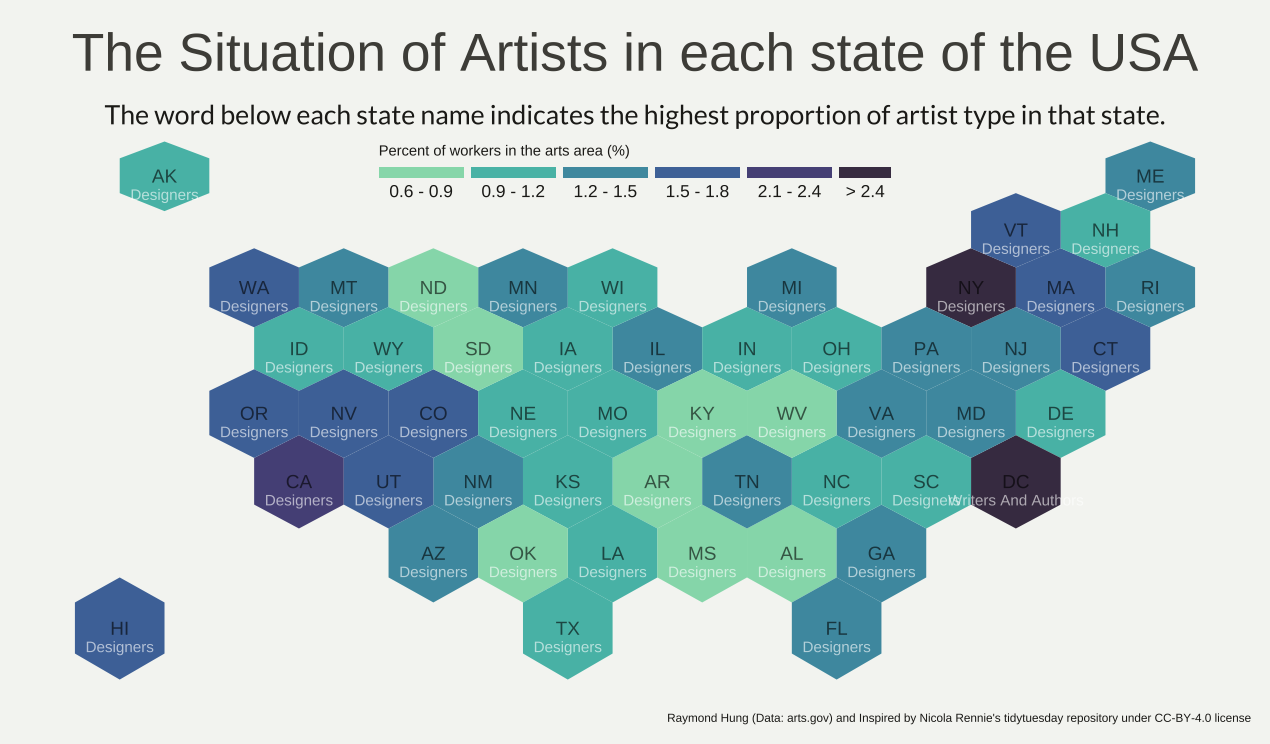

The script that drew this image:

# Library -----------------------------------------------------------------


library(tidyverse)
library(here)
library(sjmisc)
library(sjlabelled)
library(sjPlot)
library(rio)
library(magrittr)
library(naniar)
library(sp)
library(spdplyr)
library(geojsonsf)
library(geojsonio)
library(showtext)
library(sf)
library(usefun)
library(rcartocolor)
library(RColorBrewer)
library(rgdal)
library(broom)
library(rgeos)
library(stringr)
library(viridis)



# Font --------------------------------------------------------------------


font_add_google("Cabin Sketch", "cabin")
font_add_google("Lato", "lato")
showtext_auto()


# Data --------------------------------------------------------------------

# tuesdata <- tidytuesdayR::tt_load('2022-09-27')
# artists <- tuesdata$artists
# export(artists, here("2022-09-27/2022.09.27.Rds"))

artists <- import(here("2022-09-27/2022.09.27.Rds"))

# Wrangle -----------------------------------------------------------------

## Compute: 
### Total workers of each state
### Total artists of each state
### Total numbers of each type artist in each state

artists.short <- artists |> 
    select(-location_quotient, -race, -artists_share) |> 
    group_by(state, type) |> 
    summarise(across(everything(), ~ sum(.x, na.rm = TRUE))) |> 
    rename(total_workers_n = all_workers_n) |> 
    ungroup() |> 
    group_by(state) |> 
    mutate(total_artists_n = sum(artists_n, na.rm = TRUE)) |> 
    ungroup()

# Compute: 
## Percent of artists of each state
## Percent of each type of artists of each state
artists.short <- artists.short |> 
    mutate(artists_prop = artists_n / total_workers_n,
           total_artists_prop = total_artists_n / total_workers_n)

artists.short <- artists.short |> 
    group_by(state) |> 
    slice_max(order_by = artists_n, n = 1) |> 
    select(state, type) |> 
    ungroup() |> 
    rename(most_artists = type) |> 
    right_join(y = artists.short, by = "state") |> 
    relocate(most_artists, .after = type) |> 
    mutate(most_artists = as_factor(most_artists))

# Create map --------------------------------------------------------------


spdf <- geojson_read(here("2022-09-27/us_states_hexgrid.geojson"), 
                     what = "sp")

spdf@data <- spdf@data |> 
    mutate(google_name = gsub(" \\(United States\\)", "", google_name))

temp <- artists.short |> 
    select(state, most_artists) |> 
    distinct()

spdf@data <- spdf@data |> 
    left_join(y = temp, by = c("google_name" = "state"))

spdf_fortified <- tidy(spdf, region = "google_name")

centers <- 
    cbind.data.frame(data.frame(gCentroid(spdf, byid = TRUE), 
                                id = spdf@data$iso3166_2))

labels <- 
    cbind.data.frame(data.frame(gCentroid(spdf, byid = TRUE), 
                                label = spdf@data$most_artists))

ggplot() +
    geom_polygon(data = spdf_fortified, 
                 aes(x = long, y = lat, group = group), 
                 fill="skyblue", color="white") +
    geom_text(data = centers, aes(x = x, y = y, label = id)) +
    theme_void() +
    coord_map()


# Map + Data --------------------------------------------------------------

spdf_fortified <- spdf_fortified |> 
    left_join(., y = artists.short, by = c("id" = "state")) 

spdf_fortified |> 
    ggplot() +
    geom_polygon(aes(x = long, y = lat, group = group, fill = as_numeric(most_artists))) +
    scale_fill_gradient() +
    theme_void() +
    coord_map()

spdf_fortified |> 
    ggplot() +
    geom_histogram(aes(x = total_artists_prop), bins = 50)

spdf_fortified$bin <- 
    cut(spdf_fortified$total_artists_prop,
        breaks = c(0, 0.003, 0.006, 0.009, 0.012, 0.015, 0.018, 0.021, 0.024, Inf),
        labels = c("0 - 0.3", "0.3 - 0.6", "0.6 - 0.9", "0.9 - 1.2", "1.2 - 1.5", "1.5 - 1.8", "1.8 - 2.1", "2.1 - 2.4", "> 2.4"),
        include.lowest = TRUE)

my_palette <- rev(mako(8))[c(-1,-8)]

st <- str_wrap("The word below each state name indicates the highest proportion of artist type in that state.", 100)

spdf_fortified |> 
    ggplot() +
    geom_polygon(aes(fill = bin, x = long, y = lat, group = group) , size = 0, alpha = 0.9) +
    geom_text(data = centers, aes(x = x, y = y, label = id), color = "black", size = 5, alpha = 0.6) +
    geom_text(data = labels , aes(x = x, y = y - 1.0, label = label), color = "white", size = 4, alpha = 0.6) +
    theme_void() +
    scale_fill_manual( 
        values = my_palette, 
        name = "Percent of workers in the arts area (%)", 
        guide = guide_legend(keyheight = unit(3, units = "mm"), 
                             keywidth = unit(12, units = "mm"), 
                             label.position = "bottom", title.position = 'top', nrow = 1) 
    ) +
    ggtitle("The Situation of Artists in each state of the USA") +
    labs(subtitle = st,
         caption = "Raymond Hung (Data: arts.gov) and Inspired by Nicola Rennie's tidytuesday repository under CC-BY-4.0 license") +
    theme(
        legend.position = c(0.5, 0.9),
        legend.background = element_rect(fill = "#f5f5f2", color = NA),
        legend.text = element_text(size = 13),
        text = element_text(color = "#22211d"),
        panel.background = element_rect(fill = "#f5f5f2", color = NA), 
        plot.background = element_rect(fill = "#f5f5f2", color = NA), 
        plot.title = element_text(size = 40, hjust = 0.5, color = "#4e4d47",
                                  margin = margin(b = -0.1, t = 0.4, l = 2, unit = "cm")),
        plot.subtitle = element_text(hjust = 0.5,
                                     vjust = -1.5,
                                     family = "lato",
                                     size = 20,
                                     lineheight = 1.0),
        plot.margin = unit(c(0.5, 0.5, 0.5, 0.5), unit = "cm"),
    )
